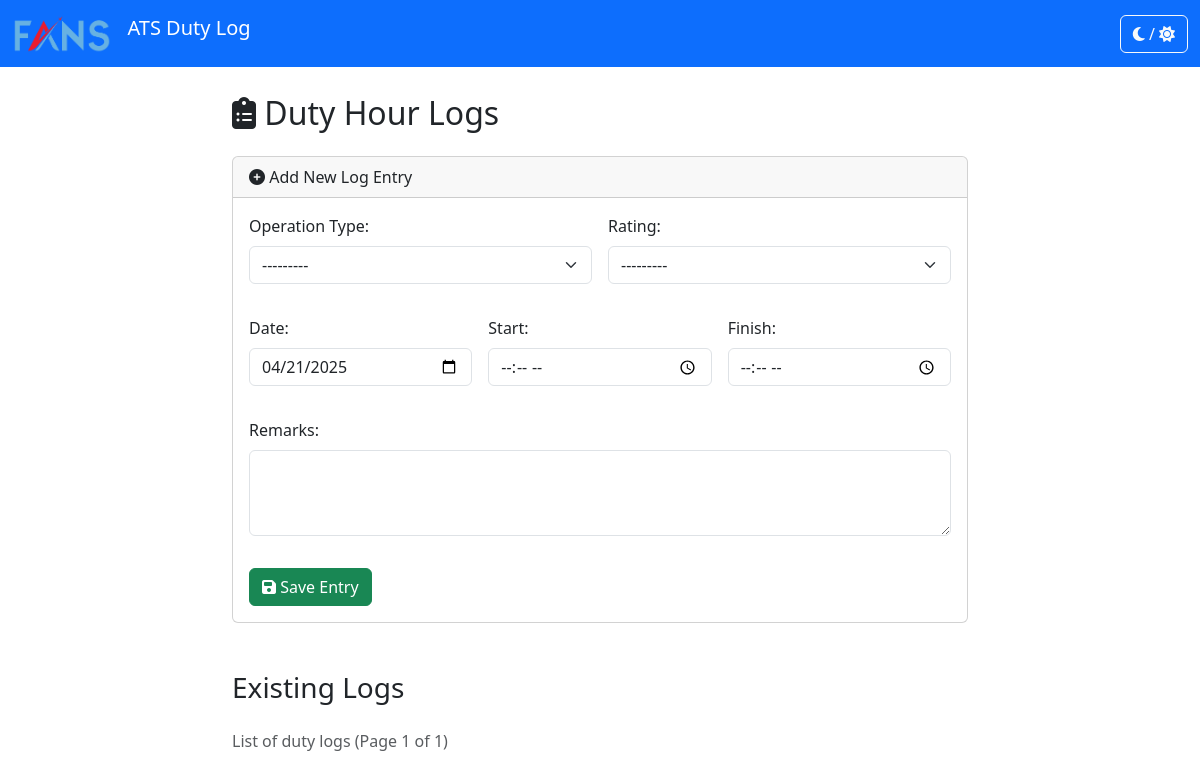
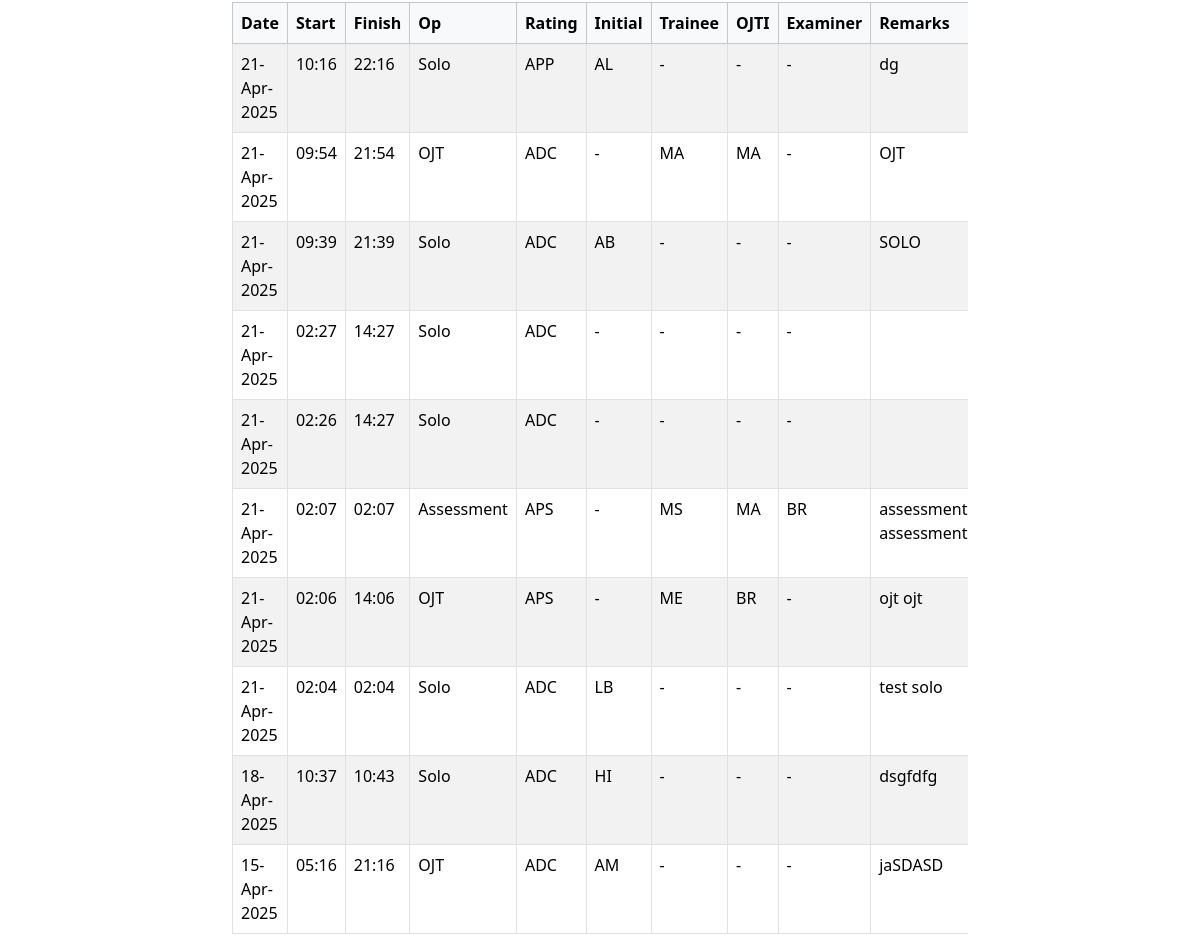
The page /logs/ on the database as committed earlier (2 pictures, top to bottom).
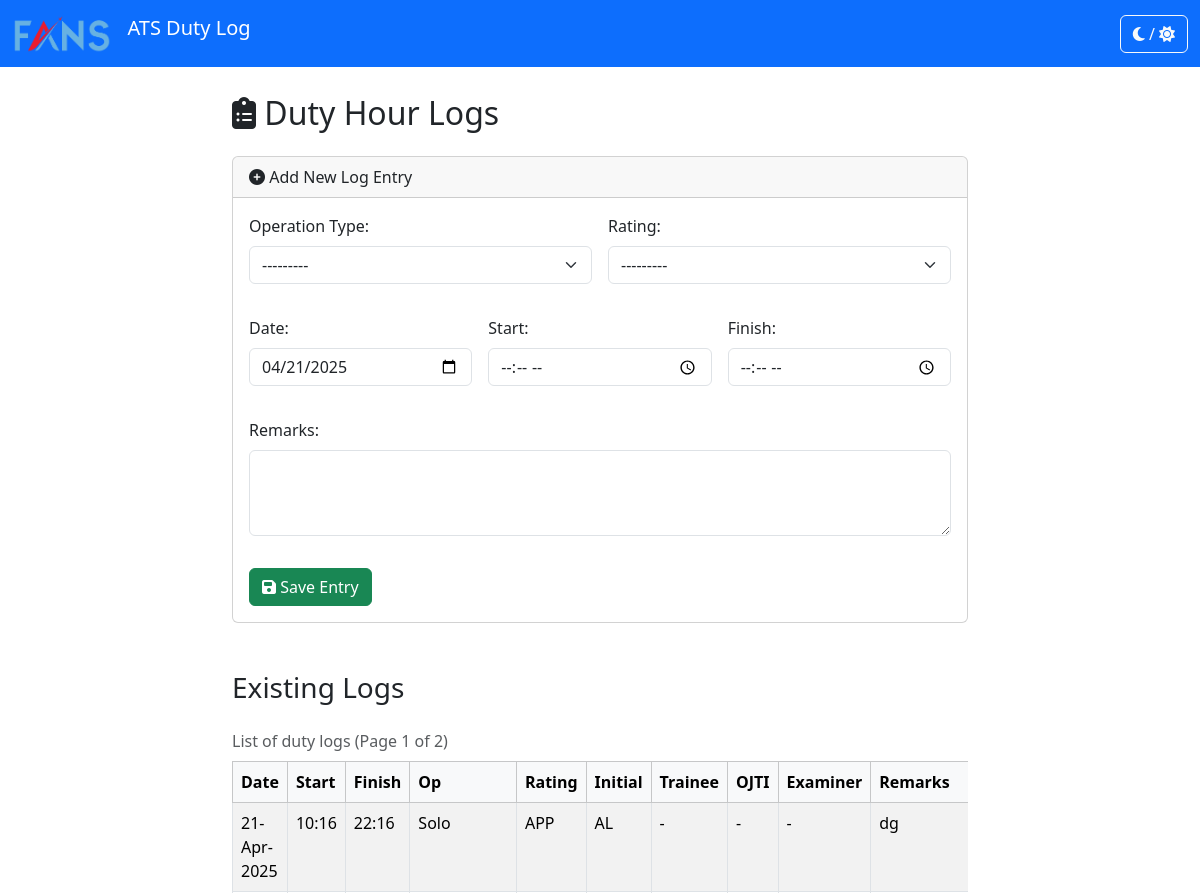
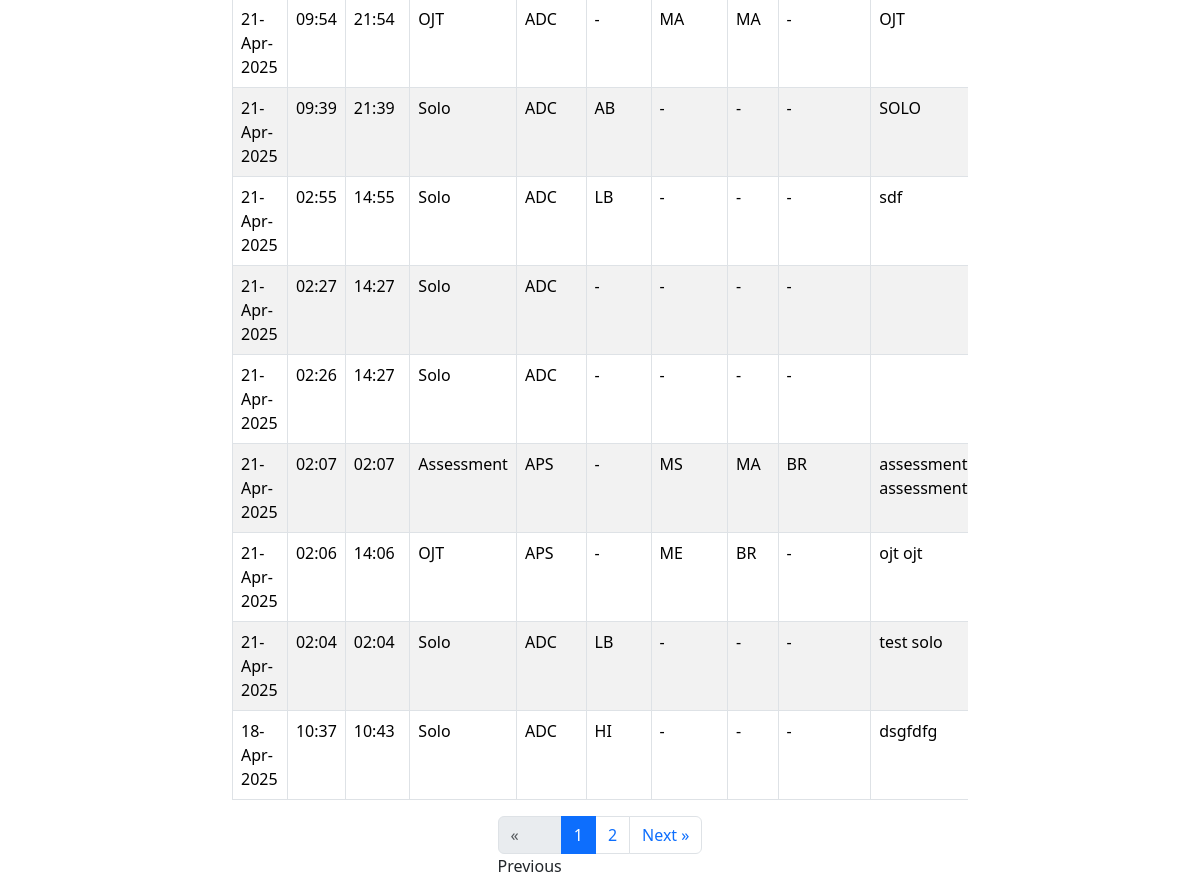
The same page on the database as committed later (2 pictures, top to bottom).
### duty_hour_log/models.py (models this page shows, shortened)
class DutyHourLog(models.Model):
    OP_CHOICES = [
        ('', '---------'), # Add a blank choice
        ('Solo', 'Solo'),
        ('OJT', 'OJT'),
        ('Assessment', 'Assessment'),
    ]
    RATING_CHOICES = [
        ('ADC', 'ADC'),
        ('APP', 'APP'),
        ('APS', 'APS'),
        ('ATCA', 'ATCA'),
    ]
    op = models.CharField(
        max_length=20,
        choices=OP_CHOICES,
        verbose_name="Operation Type"
    )
    date = models.DateField()
    start_time = models.TimeField(verbose_name="Start Time")
    finish_time = models.TimeField(verbose_name="Finish Time")
    rating = models.CharField(
        max_length=10,
        choices=RATING_CHOICES
    )
    initial = models.ForeignKey(
        Initial,
        on_delete=models.PROTECT,
        verbose_name="Initial (Controller)", # For Solo operations
        related_name='duty_logs_as_primary',
        null=True, # Made optional
        blank=True  # Made optional
    )
    ojti = models.ForeignKey(
        Initial,
        on_delete=models.PROTECT,
        null=True,
        blank=True,
        verbose_name="OJTI",
        related_name='duty_logs_as_ojti',
        help_text="Select for OJT operations."
    )
    examiner = models.ForeignKey(
        Initial,
        on_delete=models.PROTECT,
        null=True,
        blank=True,
        verbose_name="Examiner",
        related_name='duty_logs_as_examiner',
        help_text="Select for Assessment operations."
    )
    trainee = models.ForeignKey( # NEW FIELD
        Initial,
        on_delete=models.PROTECT,
        null=True,
        blank=True,
        verbose_name="Trainee",
        related_name='duty_logs_as_trainee',
        help_text="Select for OJT or Assessment operations."
    )
    remarks = models.TextField(blank=True, null=True)
    created_at = models.DateTimeField(auto_now_add=True)
    updated_at = models.DateTimeField(auto_now=True)
    class Meta:
        ordering = ['-date', '-start_time']
        verbose_name = "Duty Hour Log"
        verbose_name_plural = "Duty Hour Logs"

class Initial(models.Model):
    code = models.CharField(max_length=10, unique=True, help_text="Unique code/identifier for the Initial (e.g., 'JDS')")
    full_name = models.CharField(max_length=100, blank=True, null=True, help_text="Optional full name associated with the initial")
    is_active = models.BooleanField(default=True, help_text="Mark if this initial is currently active")
    def __str__(self):
        return self.code
    class Meta:
        verbose_name = "Initial"
        verbose_name_plural = "Initials"
        ordering = ['code']

### duty_hour_log/views.py (the view)
# urls.py: path('', lambda request: redirect('log_list', permanent=False)), # Requires from django.shortcuts import redirect
def log_list(request):
    print("--- Entering log_list view ---") # DEBUG
    if request.method == 'POST':
        print("--- Handling POST request ---") # DEBUG
        form = DutyHourLogForm(request.POST)
        if form.is_valid():
            form.save()
            return redirect('log_list')
        else:
            print("--- POST form invalid ---") # DEBUG
            pass # Let execution continue to pagination logic
    else: # GET request
        print("--- Handling GET request ---") # DEBUG
        form = DutyHourLogForm(initial={'date': date.today()})
    page_obj = None # Initialize page_obj to None
    try:
        log_list_all = DutyHourLog.objects.all().order_by('-date', '-start_time')
        paginator = Paginator(log_list_all, 10) # Show 10 logs per page.
        page_number = request.GET.get('page')
        page_obj = paginator.get_page(page_number) # Get the Page object for that number
    except Exception as e:
        print(f"--- ERROR during pagination setup: {e} ---") # DEBUG
    context = {
        'page_obj': page_obj, # Pass the potentially None or valid page_obj
        'form': form,
    }
    return render(request, 'duty_hour_log/log_list.html', context)

### duty_hour_log/templates/duty_hour_log/log_list.html (shortened to what the changed rows need)
{% extends 'duty_hour_log/base.html' %}
{% block content %}
    <div class="row">
        <div class="col-lg-8 offset-lg-2">
            <h2 class="mb-4"><i class="fas fa-clipboard-list"></i> Duty Hour Logs</h2>
            {% if page_obj.object_list %}
                <div class="table-responsive">
                    <table class="table table-striped table-hover table-bordered caption-top">
                        <caption>
                            List of duty logs (Page {{ page_obj.number }} of {{ page_obj.paginator.num_pages }})
                        </caption>
                        <thead class="table-light">
                            <tr>
                                <th>Date</th>
                                <th>Start</th>
                                <th>Finish</th>
                                <th>Op</th>
                                <th>Rating</th>
                                <th>Initial</th>
                                <th>Trainee</th>
                                <th>OJTI</th>
                                <th>Examiner</th>
                                <th>Remarks</th>
                            </tr>
                        </thead>
                        <tbody>
                            {% for log in page_obj %}
                                <tr>
                                    <td>{{ log.date|date:"d-M-Y" }}</td>
                                    <td>{{ log.start_time|time:"H:i" }}</td>
                                    <td>{{ log.finish_time|time:"H:i" }}</td>
                                    <td>{{ log.get_op_display }}</td>
                                    <td>{{ log.get_rating_display }}</td>
                                    <td>{{ log.initial.code|default:"-" }}</td>
                                    <td>{{ log.trainee.code|default:"-" }}</td>
                                    <td>{{ log.ojti.code|default:"-" }}</td>
                                    <td>{{ log.examiner.code|default:"-" }}</td>
                                    <td>{{ log.remarks|truncatewords:10 }}</td>
                                </tr>
                            {% endfor %}
                        </tbody>
                    </table>
                </div>
                {% if page_obj.has_other_pages %}
                <nav aria-label="Log pagination">
                    <ul class="pagination justify-content-center">
                        {% if page_obj.has_previous %}
                            <li class="page-item">
                                <a class="page-link" href="?page={{ page_obj.previous_page_number }}" aria-label="Previous">
                                    <span aria-hidden="true">«</span> Previous
                                </a>
                            </li>
                        {% else %}
                            <li class="page-item disabled">
                                <span class="page-link" aria-hidden="true">«</span> Previous
                            </li>
                        {% endif %}
                        {% for num in page_obj.paginator.page_range %}
                             {% if page_obj.number == num %}
                                <li class="page-item active" aria-current="page"><span class="page-link">{{ num }}</span></li>
                            {% elif num > page_obj.number|add:'-3' and num < page_obj.number|add:'3' %}
                                <li class="page-item"><a class="page-link" href="?page={{ num }}">{{ num }}</a></li>
                            {% endif %}
                        {% endfor %}
                        {% if page_obj.has_next %}
                            <li class="page-item">
                                <a class="page-link" href="?page={{ page_obj.next_page_number }}" aria-label="Next">
                                    Next <span aria-hidden="true">»</span>
                                </a>
                            </li>
                        {% else %}
                            <li class="page-item disabled">
                                <span class="page-link">Next <span aria-hidden="true">»</span></span>
                            </li>
                        {% endif %}
                    </ul>
                </nav>
                {% endif %}
            {% else %}
                 <p class="alert alert-info">No duty hour logs found.</p>
            {% endif %}
        </div>
    </div>
{% endblock %}

Rows that differ between the two databases and show on the page:
no longer on this page (row unchanged): DutyHourLog: date "15-Apr-2025", start_time "05:16", finish_time "21:16", op "OJT", rating "ADC", initial.code "AM", trainee.code "-", ojti.code "-", examiner.code "-", remarks "jaSDASD"
added DutyHourLog: date "21-Apr-2025", start_time "02:55", finish_time "14:55", op "Solo", rating "ADC", initial.code "LB", trainee.code "-", ojti.code "-", examiner.code "-", remarks "sdf"
Other text that changed with them:
{{ page_obj.paginator.num_pages }}: "1" → "2"
text now shown: "« Previous Next »"
new list line: "1"
new list line: "2"
